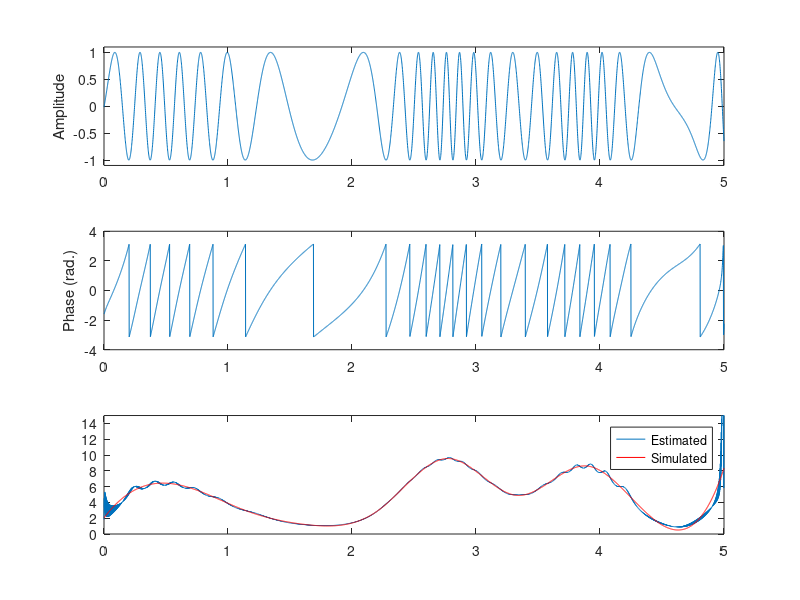

The MATLAB script that drew this image: (Note: this script raises an error after producing the figure.)
%% mikexcohen.com

%% simulate FM signal

% signal properties
srate = 1000;
time  = 0:1/srate:5;

% time series of instantaneous frequencies, which is created by
% interpolating a few random datapoints
freqTS = abs( interp1(linspace(time(1),time(end),10),10*rand(1,10),time,'spline') );

% this is the construction of a frequency-varying sine wave
centfreq = mean(freqTS);
k        = (centfreq/srate)*2*pi/centfreq;
signal   = sin(2*pi.*centfreq.*time + k*cumsum(freqTS-centfreq));

% hilbert transform of signal
hilsig = hilbert(signal);


% and plot!
figure(1), clf
subplot(311)
plot(time,signal)
ylabel('Amplitude')
set(gca,'ylim',[-1.1 1.1])

subplot(312)
plot(time,angle(hilsig))
ylabel('Phase (rad.)')

subplot(313)
freqslide = srate*diff(unwrap(angle(hilsig)))/(2*pi);
plot(time(1:end-1),freqslide)
hold on
plot(time,freqTS,'r')
set(gca,'ylim',[0 15])
legend({'Estimated';'Simulated'})

%% And now with real data and a median filter

load sampleEEGdata

data2use = squeeze(EEG.data(28,:,10));
freq2use = 10; % hz


% define convolution parameters
wavt  = -2:1/EEG.srate:2; % time vector for wavelet
nData = EEG.pnts;
nKern = length(wavt);
nConv = nData+nKern-1;
hwave = floor((length(wavt)-1)/2);

s = 8 / (2*pi*freq2use); % for gaussian
cmwX = fft( exp(1i*2*pi*freq2use*wavt) .* exp( -(wavt.^2)/(2*s^2) ) ,nConv);
cmwX = cmwX ./ max(cmwX);

as = ifft( fft(data2use,nConv) .* cmwX );
as = as(hwave+1:end-hwave);


figure(2), clf
subplot(311)
plot(EEG.times,data2use);
ylabel('Amplitude (\muV)')

subplot(312)
plot(EEG.times,angle(as))
ylabel('Phase angles (rad.)')

subplot(313)
freqslide = EEG.srate*diff(unwrap(angle(as)))/(2*pi);
plot(EEG.times(1:end-1),freqslide)
ylabel('Frequency (Hz)')
set(gca,'ylim',[freq2use*.75 freq2use*1.5])


%% now apply median filter

n_order = 10;
orders  = linspace(10,400,n_order)/2; 
orders  = round( orders/(1000/EEG.srate) );


phasedmed = zeros(length(orders),EEG.pnts);

for oi=1:n_order
    for ti=1:EEG.pnts
        
        %% use compiled fast_median if available
%         phasedmed(oi,ti) = fast_median(freqslide(max(ti-orders(oi),1):min(ti+orders(oi),EEG.pnts-1))');
        
        %% use 'manual median' otherwise
        temp = sort(freqslide(max(ti-orders(oi),1):min(ti+orders(oi),EEG.pnts-1)));
        phasedmed(oi,ti) = temp(floor(numel(temp)/2)+1);
        
    end
end

% the final step is to take the mean of medians
freqslideFilt = mean(phasedmed,1);

subplot(313)
hold on
plot(EEG.times,freqslideFilt,'r')

%%
